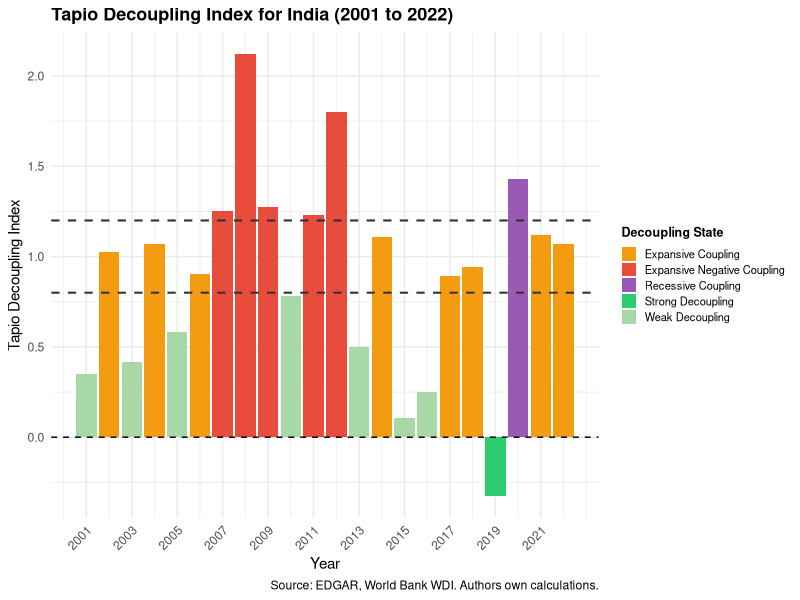
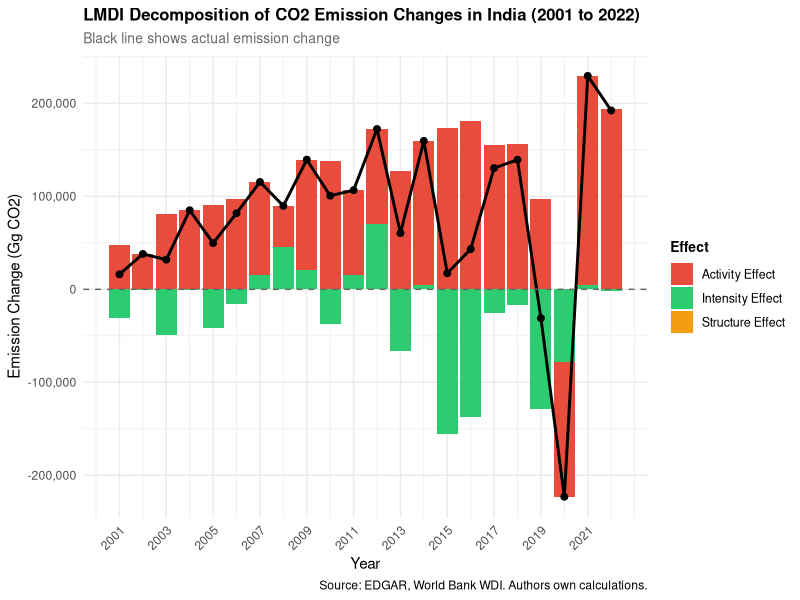
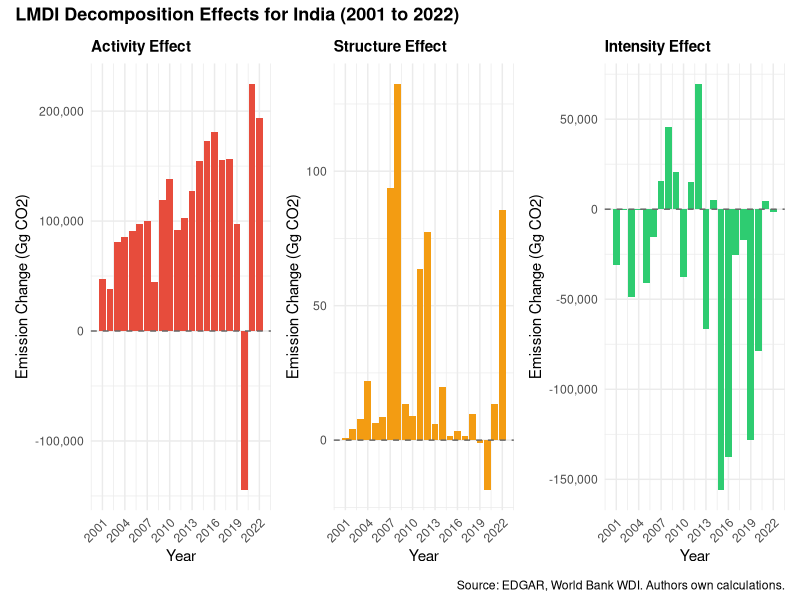
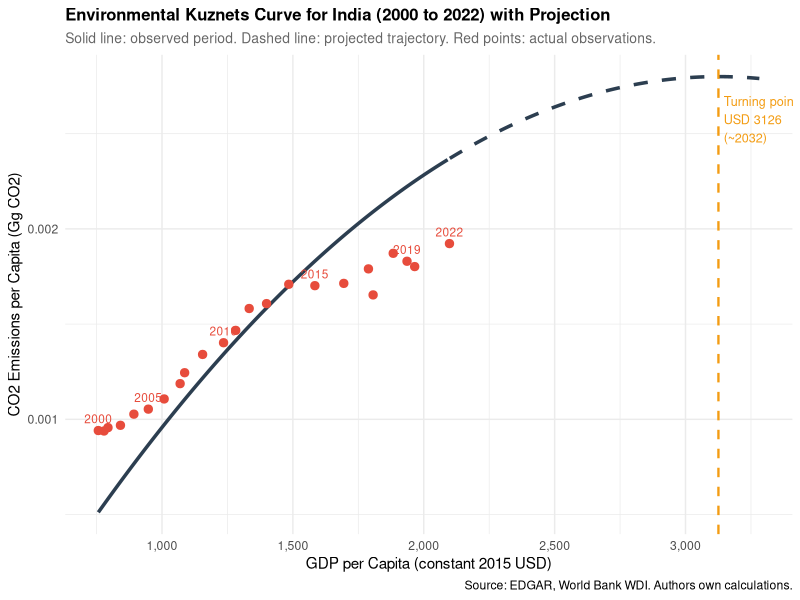
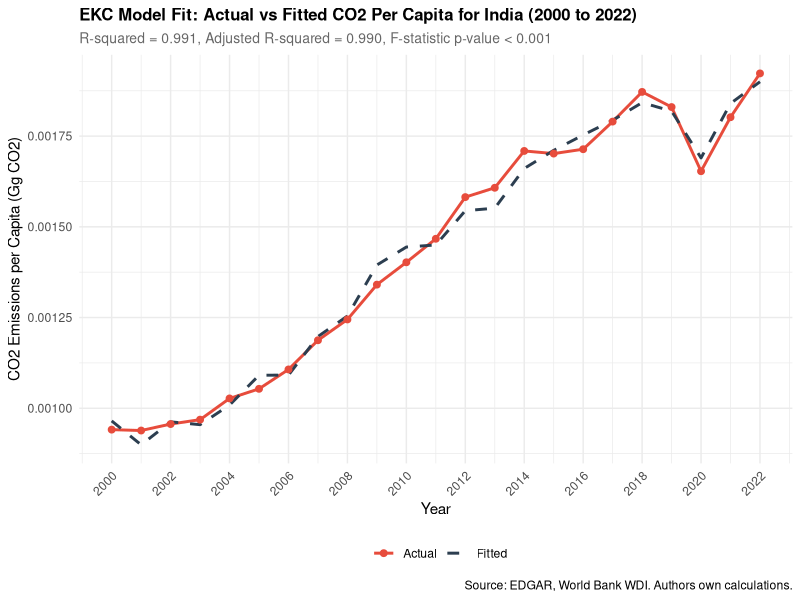

The R script that drew these images, in order:
## ---- chunk 1
#| label: tbl-tapio
#| tbl-cap: "Tapio Decoupling Index Results for India (2001 to 2022)"
#| echo: false
#| warning: false
#| message: false

library(tidyverse)
library(knitr)

# Load data
panel_data <- read_csv(here::here("data/processed/panel_data.csv"))

# Calculate Tapio index
tapio_data <- panel_data %>%
  arrange(year) %>%
  mutate(
    pct_change_co2 = (co2_total - lag(co2_total)) / lag(co2_total),
    pct_change_gdp = (gdp - lag(gdp)) / gdp,
    tapio_index = pct_change_co2 / pct_change_gdp
  ) %>%
  filter(!is.na(tapio_index)) %>%
  mutate(
    decoupling_state = case_when(
      pct_change_gdp > 0 & tapio_index < 0 ~ "Strong Decoupling",
      pct_change_gdp > 0 & tapio_index >= 0 & tapio_index < 0.8 ~ "Weak Decoupling",
      pct_change_gdp > 0 & tapio_index >= 0.8 & tapio_index < 1.2 ~ "Expansive Coupling",
      pct_change_gdp > 0 & tapio_index >= 1.2 ~ "Expansive Negative Coupling",
      pct_change_gdp < 0 & tapio_index > 0 ~ "Recessive Coupling",
      pct_change_gdp < 0 & tapio_index < 0 ~ "Recessive Decoupling",
      TRUE ~ "Undefined"
    )
  )

# Display table
tapio_table <- tapio_data %>%
  select(year, tapio_index, decoupling_state) %>%
  mutate(tapio_index = round(tapio_index, 3)) %>%
  rename(
    Year = year,
    `Tapio Index` = tapio_index,
    `Decoupling State` = decoupling_state
  )

kable(tapio_table, align = "c")
## ---- chunk 2
#| label: fig-tapio
#| fig-cap: "Tapio Decoupling Index for India (2001 to 2022)"
#| echo: false
#| warning: false
#| message: false

library(tidyverse)

# Load processed panel data
panel_data <- read_csv(here::here("data/processed/panel_data.csv"))

# Calculate Tapio index
tapio_data <- panel_data %>%
  arrange(year) %>%
  mutate(
    pct_change_co2 = (co2_total - lag(co2_total)) / lag(co2_total),
    pct_change_gdp = (gdp - lag(gdp)) / gdp,
    tapio_index = pct_change_co2 / pct_change_gdp
  ) %>%
  filter(!is.na(tapio_index)) %>%
  mutate(
    decoupling_state = case_when(
      pct_change_gdp > 0 & tapio_index < 0 ~ "Strong Decoupling",
      pct_change_gdp > 0 & tapio_index >= 0 & tapio_index < 0.8 ~ "Weak Decoupling",
      pct_change_gdp > 0 & tapio_index >= 0.8 & tapio_index < 1.2 ~ "Expansive Coupling",
      pct_change_gdp > 0 & tapio_index >= 1.2 ~ "Expansive Negative Coupling",
      pct_change_gdp < 0 & tapio_index > 0 ~ "Recessive Coupling",
      pct_change_gdp < 0 & tapio_index < 0 ~ "Recessive Decoupling",
      TRUE ~ "Undefined"
    )
  )

# Define colours
state_colours <- c(
  "Strong Decoupling"           = "#2ecc71",
  "Weak Decoupling"             = "#a8d8a8",
  "Expansive Coupling"          = "#f39c12",
  "Expansive Negative Coupling" = "#e74c3c",
  "Recessive Coupling"          = "#9b59b6"
)

# Plot
ggplot(tapio_data, aes(x = year, y = tapio_index, fill = decoupling_state)) +
  geom_col() +
  geom_hline(yintercept = 0, linetype = "dashed", color = "black") +
  geom_hline(yintercept = 0.8, linetype = "dashed", color = "gray20", linewidth = 0.7) +
  geom_hline(yintercept = 1.2, linetype = "dashed", color = "gray20", linewidth = 0.7) +
  scale_fill_manual(values = state_colours) +
  scale_x_continuous(breaks = seq(2001, 2022, by = 2)) +
  labs(
    title = "Tapio Decoupling Index for India (2001 to 2022)",
    x = "Year",
    y = "Tapio Decoupling Index",
    fill = "Decoupling State",
    caption = "Source: EDGAR, World Bank WDI. Authors own calculations."
  ) +
  theme_minimal() +
  theme(
    plot.title = element_text(face = "bold", size = 13),
    legend.position = "right",
    legend.text = element_text(size = 8),
    legend.key.size = unit(0.4, "cm"),
    legend.title = element_text(size = 9, face = "bold"),
    axis.text.x = element_text(angle = 45, hjust = 1)
  )
## ---- chunk 3
#| label: tbl-lmdi
#| tbl-cap: "LMDI Decomposition Results for India (2001 to 2022). All values in Gg CO2."
#| echo: false
#| warning: false
#| message: false

library(tidyverse)
library(knitr)
library(kableExtra)

lmdi_table <- read_csv(here::here("outputs/tables/lmdi_results.csv")) %>%
  mutate(
    year = as.integer(year),
    across(c(activity_effect, structure_effect,
             intensity_effect, actual_change),
           ~ format(round(., 0), big.mark = ","))
  ) %>%
  select(year, activity_effect, structure_effect,
         intensity_effect, actual_change)

kable(lmdi_table, align = "c",
      col.names = c("Year",
                    "Activity Effect (Gg CO2)",
                    "Structure Effect (Gg CO2)",
                    "Intensity Effect (Gg CO2)",
                    "Actual Change (Gg CO2)"))
## ---- chunk 4
#| label: fig-lmdi-overview
#| fig-cap: "LMDI Decomposition Overview with Actual Emission Change (2001 to 2022)"
#| echo: false
#| warning: false
#| message: false

library(tidyverse)
library(patchwork)

# Load data
panel_data <- read_csv(here::here("data/processed/panel_data.csv"))
edgar_sector_long <- read_csv(here::here("data/processed/edgar_sector_long.csv"))

# Log mean function
log_mean <- function(a, b) {
  if (is.na(a) | is.na(b)) return(NA)
  if (a == b) return(a)
  if (a <= 0 | b <= 0) return(0)
  (a - b) / (log(a) - log(b))
}
log_mean_vec <- Vectorize(log_mean)

# Prepare LMDI data
lmdi_data <- edgar_sector_long %>%
  left_join(panel_data %>% select(year, gdp, co2_total), by = "year") %>%
  group_by(year) %>%
  mutate(
    sector_share = co2 / co2_total,
    emission_intensity = co2 / gdp
  ) %>%
  ungroup() %>%
  arrange(sector_group, year)

# Calculate effects
lmdi_results <- lmdi_data %>%
  group_by(sector_group) %>%
  mutate(
    lm_weight = log_mean_vec(co2, lag(co2)),
    activity_effect = lm_weight * log(gdp / lag(gdp)),
    structure_effect = lm_weight * log(sector_share / lag(sector_share)),
    intensity_effect = lm_weight * log(emission_intensity / lag(emission_intensity))
  ) %>%
  ungroup() %>%
  filter(!is.na(activity_effect)) %>%
  group_by(year) %>%
  summarise(
    activity_effect  = sum(activity_effect, na.rm = TRUE),
    structure_effect = sum(structure_effect, na.rm = TRUE),
    intensity_effect = sum(intensity_effect, na.rm = TRUE)
  ) %>%
  left_join(
    panel_data %>%
      arrange(year) %>%
      mutate(actual_change = co2_total - lag(co2_total)) %>%
      select(year, actual_change),
    by = "year"
  )

# Reshape for overview plot
lmdi_long <- lmdi_results %>%
  select(year, activity_effect, structure_effect, intensity_effect) %>%
  pivot_longer(cols = c(activity_effect, structure_effect, intensity_effect),
               names_to = "effect",
               values_to = "value") %>%
  mutate(effect = case_when(
    effect == "activity_effect"  ~ "Activity Effect",
    effect == "structure_effect" ~ "Structure Effect",
    effect == "intensity_effect" ~ "Intensity Effect"
  ))

effect_colours <- c(
  "Activity Effect"  = "#e74c3c",
  "Structure Effect" = "#f39c12",
  "Intensity Effect" = "#2ecc71"
)

# Overview plot
ggplot() +
  geom_col(data = lmdi_long,
           aes(x = year, y = value, fill = effect),
           position = "stack") +
  geom_line(data = lmdi_results,
            aes(x = year, y = actual_change),
            color = "black", linewidth = 1) +
  geom_point(data = lmdi_results,
             aes(x = year, y = actual_change),
             color = "black", size = 2) +
  geom_hline(yintercept = 0, linetype = "dashed", color = "gray40") +
  scale_fill_manual(values = effect_colours) +
  scale_x_continuous(breaks = seq(2001, 2022, by = 2)) +
  scale_y_continuous(labels = scales::comma) +
  labs(
    title = "LMDI Decomposition of CO2 Emission Changes in India (2001 to 2022)",
    subtitle = "Black line shows actual emission change",
    x = "Year",
    y = "Emission Change (Gg CO2)",
    fill = "Effect",
    caption = "Source: EDGAR, World Bank WDI. Authors own calculations."
  ) +
  theme_minimal() +
  theme(
    plot.title = element_text(face = "bold", size = 12),
    plot.subtitle = element_text(size = 10, color = "gray40"),
    legend.position = "right",
    legend.text = element_text(size = 9),
    legend.title = element_text(size = 10, face = "bold"),
    axis.text.x = element_text(angle = 45, hjust = 1)
  )
## ---- chunk 5
#| label: fig-lmdi-panels
#| fig-cap: "LMDI Decomposition Effects for India by Component (2001 to 2022)"
#| echo: false
#| warning: false
#| message: false
#| fig-width: 14
#| fig-height: 5

p_activity <- ggplot(lmdi_results, aes(x = year, y = activity_effect)) +
  geom_col(fill = "#e74c3c") +
  geom_hline(yintercept = 0, linetype = "dashed", color = "gray40") +
  scale_x_continuous(breaks = seq(2001, 2022, by = 3)) +
  scale_y_continuous(labels = scales::comma) +
  labs(title = "Activity Effect", x = "Year", y = "Emission Change (Gg CO2)") +
  theme_minimal() +
  theme(plot.title = element_text(face = "bold", size = 11),
        axis.text.x = element_text(angle = 45, hjust = 1))

p_structure <- ggplot(lmdi_results, aes(x = year, y = structure_effect)) +
  geom_col(fill = "#f39c12") +
  geom_hline(yintercept = 0, linetype = "dashed", color = "gray40") +
  scale_x_continuous(breaks = seq(2001, 2022, by = 3)) +
  scale_y_continuous(labels = scales::comma) +
  labs(title = "Structure Effect", x = "Year", y = "Emission Change (Gg CO2)") +
  theme_minimal() +
  theme(plot.title = element_text(face = "bold", size = 11),
        axis.text.x = element_text(angle = 45, hjust = 1))

p_intensity <- ggplot(lmdi_results, aes(x = year, y = intensity_effect)) +
  geom_col(fill = "#2ecc71") +
  geom_hline(yintercept = 0, linetype = "dashed", color = "gray40") +
  scale_x_continuous(breaks = seq(2001, 2022, by = 3)) +
  scale_y_continuous(labels = scales::comma) +
  labs(title = "Intensity Effect", x = "Year", y = "Emission Change (Gg CO2)") +
  theme_minimal() +
  theme(plot.title = element_text(face = "bold", size = 11),
        axis.text.x = element_text(angle = 45, hjust = 1))

p_activity + p_structure + p_intensity +
  plot_annotation(
    title = "LMDI Decomposition Effects for India (2001 to 2022)",
    caption = "Source: EDGAR, World Bank WDI. Authors own calculations.",
    theme = theme(plot.title = element_text(face = "bold", size = 13))
  )
## ---- chunk 6
#| label: tbl-ekc
#| tbl-cap: "EKC Regression Results for India (2000 to 2022). Note: *** p < 0.001, ** p < 0.01, * p < 0.05. Coefficients and standard errors are reported in their original scale."
#| echo: false
#| warning: false
#| message: false

library(knitr)
library(kableExtra)

ekc_reg_table <- data.frame(
  Variable = c("Intercept", 
               "GDP per Capita (USD)", 
               "GDP per Capita Squared (USD²)",
               "Renewables Share (% of total energy)", 
               "Energy Intensity (energy per GDP)"),
  Coefficient = c("-3.358 \u00d7 10\u207b\u00b3", 
                  "2.548 \u00d7 10\u207b\u2076", 
                  "-4.077 \u00d7 10\u207b\u00b9\u2070",
                  "-3.847 \u00d7 10\u207b\u2075", 
                  "2.154 \u00d7 10\u207b\u00b3"),
  Std_Error = c("6.837 \u00d7 10\u207b\u2074", 
                "1.986 \u00d7 10\u207b\u2077",
                "5.419 \u00d7 10\u207b\u00b9\u00b9",
                "1.111 \u00d7 10\u207b\u2075", 
                "4.438 \u00d7 10\u207b\u2074"),
  t_value = c("-4.912", "12.835", "-7.522", "-3.462", "4.853"),
  p_value = c("< 0.001 ***", "< 0.001 ***", "< 0.001 ***",
              "0.003 **", "< 0.001 ***")
)

kable(ekc_reg_table, align = "c",
      col.names = c("Variable", "Coefficient",
                    "Std. Error", "t-value", "p-value"))
## ---- chunk 7
#| label: fig-ekc
#| fig-cap: "Environmental Kuznets Curve for India (2000 to 2022) with Projected Turning Point"
#| echo: false
#| warning: false
#| message: false

library(tidyverse)
library(here)

panel_data <- read_csv(here::here("data/processed/panel_data.csv"))

ekc_data <- panel_data %>%
  mutate(
    co2_pc = co2_total / population,
    gdp_pc = gdp / population,
    gdp_pc_sq = gdp_pc^2
  ) %>%
  select(year, co2_pc, gdp_pc, gdp_pc_sq,
         renewables_share_energy, energy_per_gdp)

ekc_model <- lm(co2_pc ~ gdp_pc + gdp_pc_sq +
                  renewables_share_energy + energy_per_gdp,
                data = ekc_data)

beta1 <- coef(ekc_model)["gdp_pc"]
beta2 <- coef(ekc_model)["gdp_pc_sq"]
turning_point <- -beta1 / (2 * beta2)

recent_growth <- ekc_data %>%
  filter(year >= 2015) %>%
  summarise(avg_growth = mean((gdp_pc - lag(gdp_pc)) / lag(gdp_pc), 
                               na.rm = TRUE)) %>%
  pull(avg_growth)

last_gdp_pc <- ekc_data %>% filter(year == 2022) %>% pull(gdp_pc)

projected <- data.frame(year = 2023:2045) %>%
  mutate(gdp_pc = last_gdp_pc * (1 + recent_growth)^(year - 2022)) %>%
  filter(gdp_pc <= turning_point * 1.1)

turning_year <- projected %>%
  filter(gdp_pc >= turning_point) %>%
  slice(1) %>%
  pull(year)

gdp_range <- data.frame(
  gdp_pc = seq(min(ekc_data$gdp_pc), turning_point * 1.05, length.out = 300),
  renewables_share_energy = mean(ekc_data$renewables_share_energy, na.rm = TRUE),
  energy_per_gdp = mean(ekc_data$energy_per_gdp, na.rm = TRUE)
) %>%
  mutate(gdp_pc_sq = gdp_pc^2)

gdp_range$co2_pc_fitted <- predict(ekc_model, newdata = gdp_range)

ggplot() +
  geom_line(data = gdp_range %>% filter(gdp_pc <= last_gdp_pc),
            aes(x = gdp_pc, y = co2_pc_fitted),
            color = "#2c3e50", linewidth = 1.2) +
  geom_line(data = gdp_range %>% filter(gdp_pc >= last_gdp_pc),
            aes(x = gdp_pc, y = co2_pc_fitted),
            color = "#2c3e50", linewidth = 1.2, linetype = "dashed") +
  geom_point(data = ekc_data,
             aes(x = gdp_pc, y = co2_pc),
             color = "#e74c3c", size = 2.5) +
  geom_text(data = ekc_data %>%
              filter(year %in% c(2000, 2005, 2010, 2015, 2019, 2022)),
            aes(x = gdp_pc, y = co2_pc, label = year),
            vjust = -0.8, size = 3, color = "#e74c3c") +
  geom_vline(xintercept = turning_point,
             linetype = "dashed", color = "#f39c12", linewidth = 0.8) +
  annotate("text", x = turning_point + 20,
           y = max(gdp_range$co2_pc_fitted) * 0.92,
           label = paste0("Turning point\nUSD ", round(turning_point, 0),
                          "\n(~", turning_year, ")"),
           hjust = 0, size = 3.2, color = "#f39c12") +
  scale_y_continuous(labels = scales::comma) +
  scale_x_continuous(labels = scales::comma) +
  labs(
    title = "Environmental Kuznets Curve for India (2000 to 2022) with Projection",
    subtitle = "Solid line: observed period. Dashed line: projected trajectory. Red points: actual observations.",
    x = "GDP per Capita (constant 2015 USD)",
    y = "CO2 Emissions per Capita (Gg CO2)",
    caption = "Source: EDGAR, World Bank WDI. Authors own calculations."
  ) +
  theme_minimal() +
  theme(
    plot.title = element_text(face = "bold", size = 12),
    plot.subtitle = element_text(size = 10, color = "gray40")
  )
## ---- chunk 8
#| label: fig-ekc-fit
#| fig-cap: "EKC Model Fit: Actual vs Fitted CO2 Per Capita for India (2000 to 2022)"
#| echo: false
#| warning: false
#| message: false

ekc_data_fitted <- ekc_data %>%
  mutate(fitted = fitted(ekc_model))

ggplot(ekc_data_fitted, aes(x = year)) +
  geom_line(aes(y = co2_pc, color = "Actual"), linewidth = 1) +
  geom_line(aes(y = fitted, color = "Fitted"), linewidth = 1, linetype = "dashed") +
  geom_point(aes(y = co2_pc, color = "Actual"), size = 2) +
  scale_color_manual(values = c("Actual" = "#e74c3c", "Fitted" = "#2c3e50")) +
  scale_y_continuous(labels = scales::comma) +
  scale_x_continuous(breaks = seq(2000, 2022, by = 2)) +
  labs(
    title = "EKC Model Fit: Actual vs Fitted CO2 Per Capita for India (2000 to 2022)",
    subtitle = "R-squared = 0.991, Adjusted R-squared = 0.990, F-statistic p-value < 0.001",
    x = "Year",
    y = "CO2 Emissions per Capita (Gg CO2)",
    color = "",
    caption = "Source: EDGAR, World Bank WDI. Authors own calculations."
  ) +
  theme_minimal() +
  theme(
    plot.title = element_text(face = "bold", size = 12),
    plot.subtitle = element_text(size = 10, color = "gray40"),
    legend.position = "bottom",
    axis.text.x = element_text(angle = 45, hjust = 1)
  )
